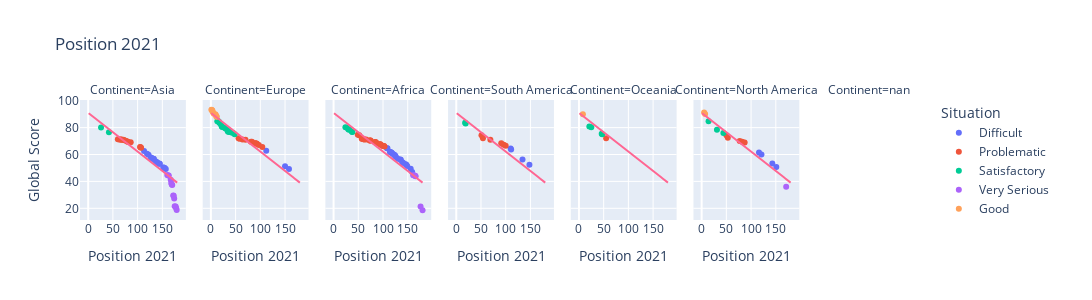
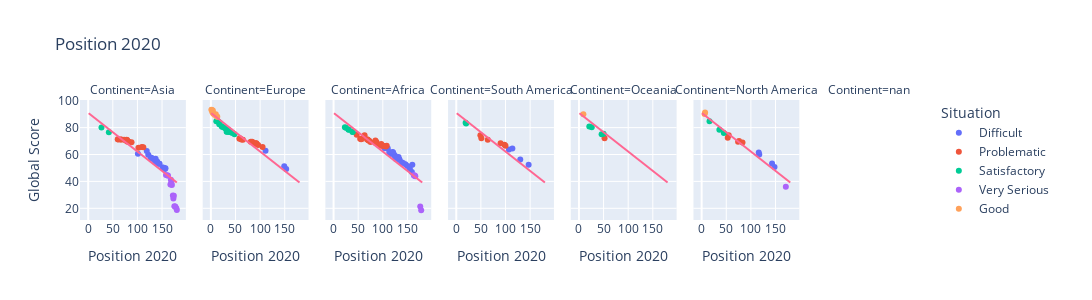
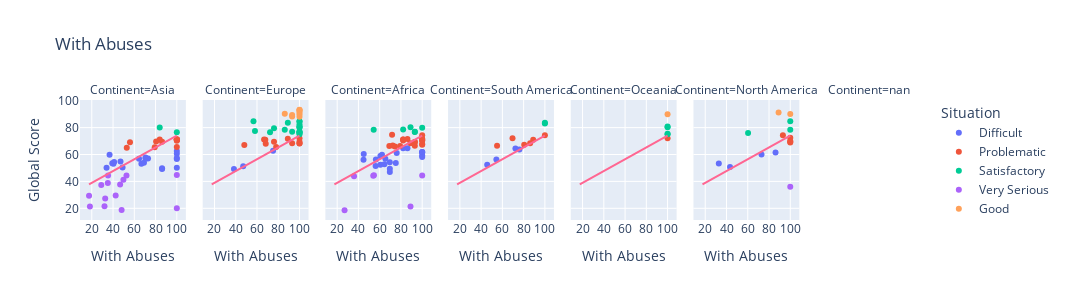
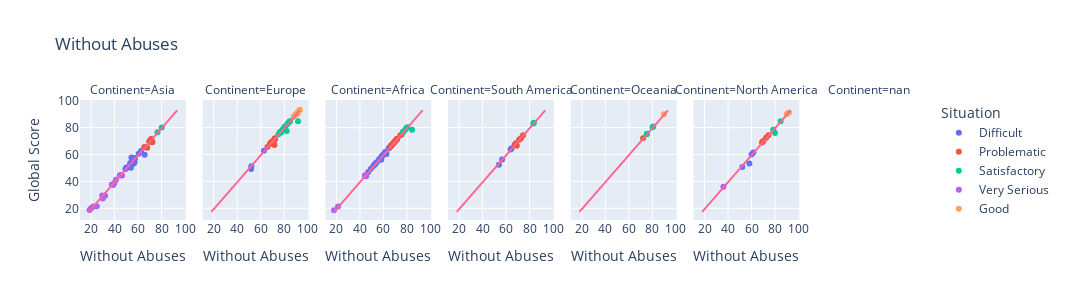

Notebook source saved alongside these figures, in order:
### Code cell
cols = list(df_2021.describe().columns) #Get numerical columns
cols.remove('Global Score')
for col in cols:
    fig = px.scatter(df_2021, x = col, y = 'Global Score', color='Situation', facet_col='Continent', trendline="ols", trendline_scope="overall", hover_name = df_2021.Country, height=300, width=1100, title=col)
    fig.show()
